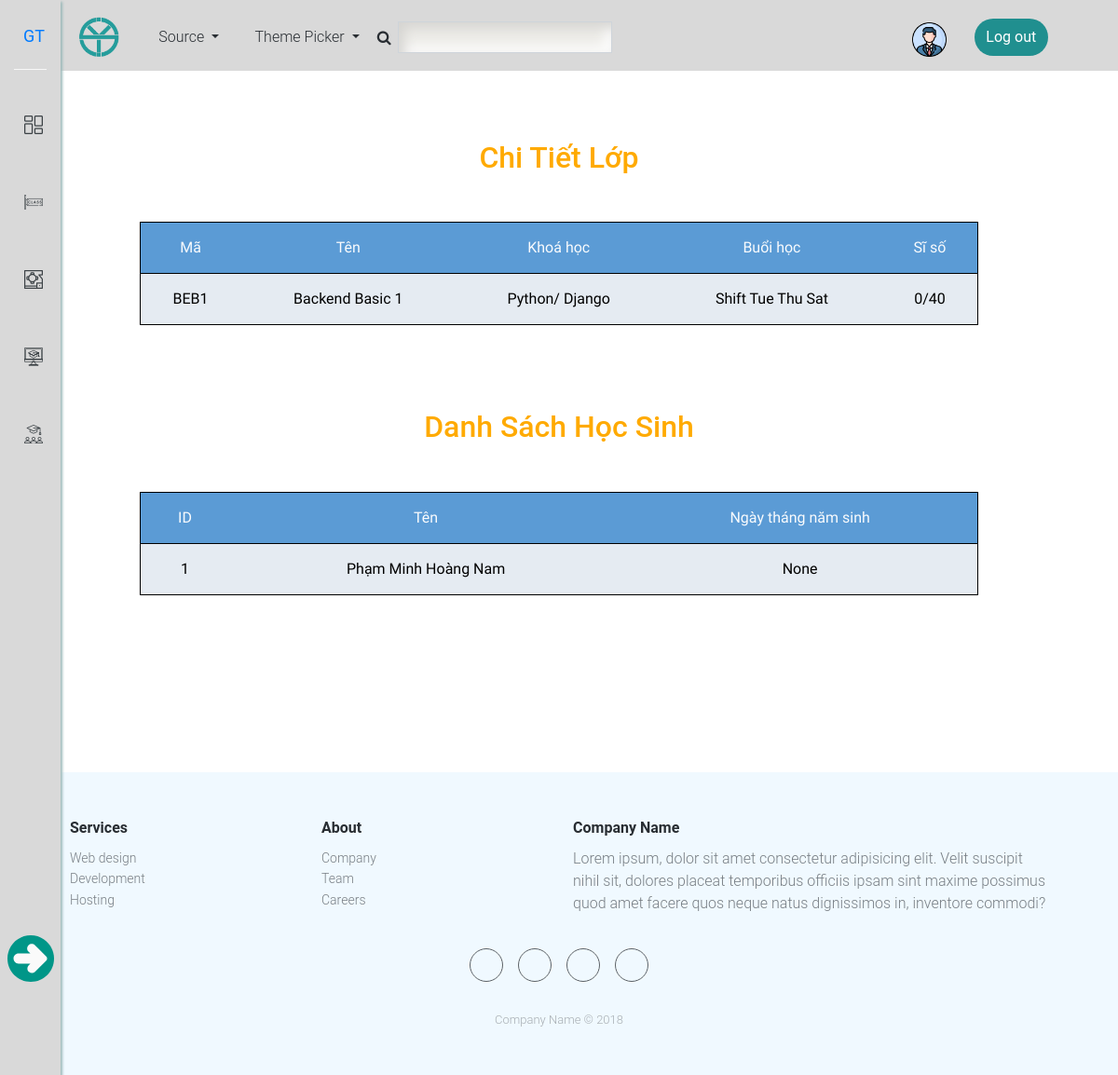
Page /class/3/ on the earlier database version.
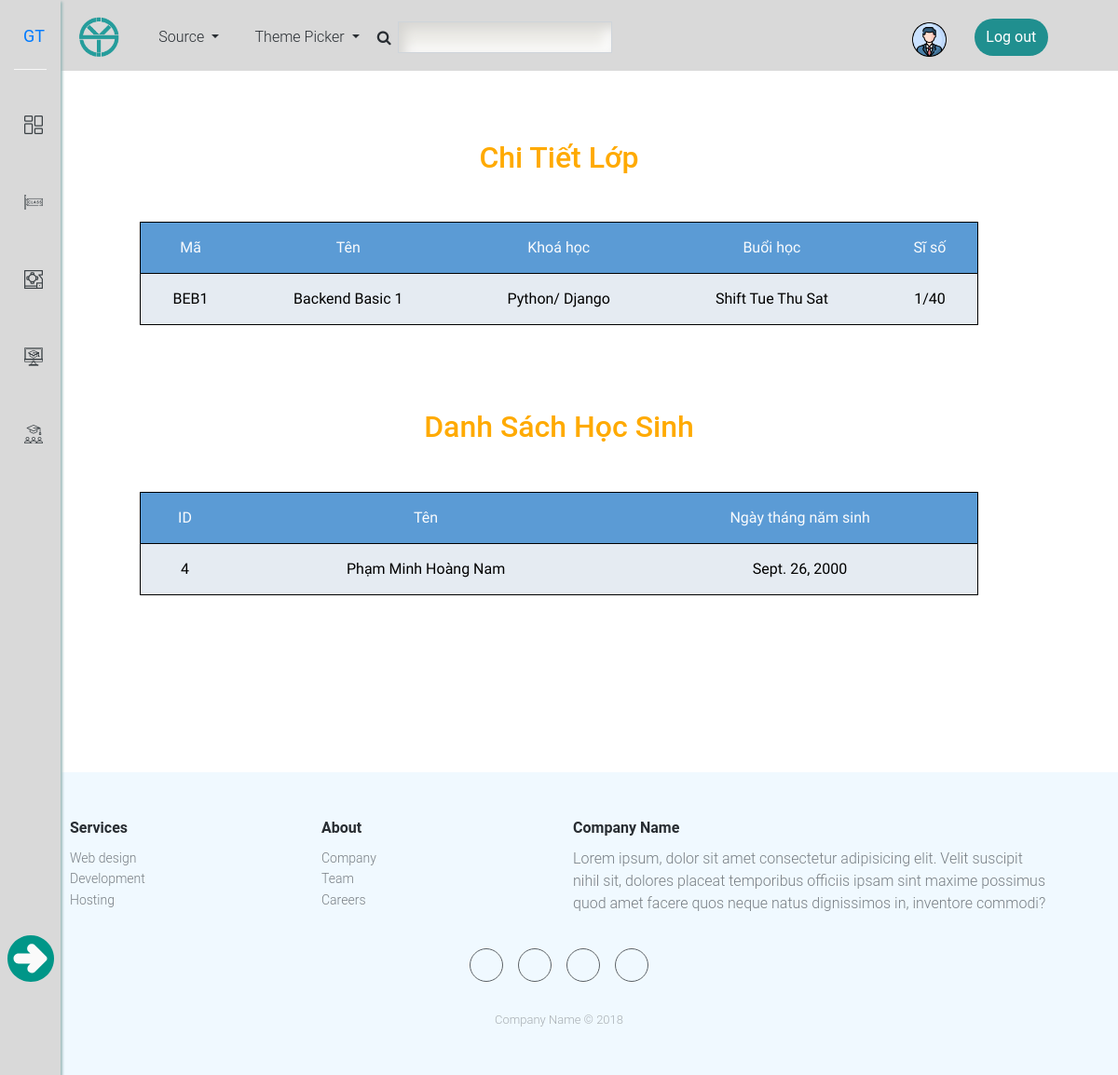
Same page on the later database version.
### core/models.py (models this page shows, shortened)
class Class(models.Model):
    slug = models.SlugField(max_length=30,default='')
    name = models.CharField(default='',max_length=255)
    number = models.IntegerField(default=0)
    number_student = models.IntegerField(default=0)
    course = models.ForeignKey(Course, on_delete=models.CASCADE, related_name="courses")
    duration = models.IntegerField(default=0)
    day = models.CharField(choices=SCHEDULE_CHOICES, max_length=4) # buổi học
    status = models.CharField(choices=STATUS_CHOICES, max_length=8, default="WAITING")

class Course(models.Model):
    name = models.CharField(default='',max_length=255)
    duration = models.IntegerField(choices=DURATION_CHOICES, default=3)
    def __str__(self):
        return self.name

class Student(models.Model):
    user = models.ForeignKey(User,on_delete=models.CASCADE, related_name="users",blank=True, null=True )
    name = models.CharField(default='',max_length=255)
    birth = models.DateField(blank=True, null=True)
    phone = models.CharField(default='',null=True,blank=True,max_length=13)
    classes = models.ManyToManyField(Class, blank=True, null=True , related_name="students")

### core/views.py (the view)
# urls.py: path('class/<int:pk>/', views.detail_class, name="detail_class"),
def detail_class(request, pk):
    cl = Class.objects.get(pk = pk)
    stds = cl.students.all()
    context = {
        'class':cl,
        'students':stds,
    }
    return render(request, 'core/detail_class.html', context)

### core/templates/core/detail_class.html (shortened to what this page needs)
{% extends 'core/base.html' %}
{% load static %}
{% block head %}
<link rel="stylesheet" href="{% static 'css/css/classes.css' %}">
{% endblock head %}
{% block contain %}
<div class="class-wrapper">
    <h2>Chi tiết lớp</h2>
    <div class="view">
        <table class="custom-table">
            <tr class="tr-title">
                <th>Mã</th>
                <th>Tên</th>
                <th>Khoá học</th>
                <th>Buổi học</th>
                <th>Sĩ số</th>
            </tr>
            <tr>
                <td>{{class.slug}}</td>
                <td>{{class.name}}</td>
                <td>{{class.course}}</td>
                <td>{{class.get_day_display}}</td>
                <td>{{class.number_student}}/{{class.number}}</td>
            </tr>
        </table>
    </div>
    <h2>Danh sách học sinh</h2>
    <div class="view">
        <table class="custom-table">
            <tr class="tr-title">
                <th>ID</th>
                <th>Tên</th>
                <th>Ngày tháng năm sinh</th>
            </tr>
            {% for std in students %}
            <tr>
                <td>{{std.id}}</td>
                <td>{{std.name}}</td>
                <td>{{std.birth}}</td>
            </tr>
            {% endfor %}
        </table>
    </div>
</div>
{% endblock contain %}

### core/templates/core/base.html (shortened to what this page needs)
{% load static %}
<!DOCTYPE html>
<html>
<head>
    <link rel="stylesheet" href="https://maxcdn.bootstrapcdn.com/bootstrap/4.5.2/css/bootstrap.min.css">
    <link rel="stylesheet" href="https://cdnjs.cloudflare.com/ajax/libs/ionicons/2.0.1/css/ionicons.min.css" />
    <link rel="stylesheet" href="https://cdnjs.cloudflare.com/ajax/libs/font-awesome/4.7.0/css/font-awesome.min.css" />
    <link rel="stylesheet" href="{% static 'icon/font/flaticon.css' %}" />
    <link rel="stylesheet" href="{% static 'css/css/header.css' %}" />
    <link rel="stylesheet" href="{% static 'css/css/footer.css' %}" />
    <link rel="stylesheet" href="{% static 'css/css/menu.css' %}" />
    {% block head %}
    {% endblock head %}
</head>
<body>
    <div class="header-dark">
        <nav class="navbar navbar-dark navbar-expand-md navigation-clean-search">
            <div class="container">
                <a class="navbar-brand" href="#"><img src="{% static 'img/logo.jpg' %}"></a>
                <div class="collapse navbar-collapse" id="navcol-1">
                    <ul class="nav navbar-nav">
                        <li class="dropdown">
                            <a class="dropdown-toggle nav-link dropdown-toggle" data-toggle="dropdown"
                                aria-expanded="false" href="#">Source
                            </a>
                        </li>
                        <li class="dropdown">
                            <a class="dropdown-toggle nav-link dropdown-toggle" data-toggle="dropdown"
                                aria-expanded="false" href="#">Theme Picker
                            </a>
                        </li>
                    </ul>
                    <form class="form-inline mr-auto">
                        <div class="form-group">
                            <label for="search-field"><i class="fa fa-search"></i></label>
                            <input class="" type="search" id="search-field" autocomplete="off" name="search" />
                        </div>
                    </form>
                    <span class="navbar-text">
                        <a href="#" class="userName">
                            <img src="{% static 'img/user.png' %}">
                        </a>
                    </span>
                    <a class="btn action-button log-out" role="button" href="{% url 'logout' %}">Log out</a>
                </div>
            </div>
        </nav>
    </div>
    <div class="menu-dark">
        <div class="menu-wrapper">
            {% if user.is_staff %}
            <div class="logo">
                <a href="{% url 'index' %}" class="gt mini"> GT </a>
                <a href="{% url 'index' %}" class="gt normal out"> GENNY TEAM</a>
            </div>
            <ul class="nav">
                <li class="nav-item">
                    <a href="{% url 'index' %}" class="nav-link">
                        <i class="flaticon flaticon-dashboard"></i>
                        <p class="out">Dashboard</p>
                    </a>
                </li>
                <li class="nav-item">
                    <a href="{% url 'classes' %}" class="nav-link">
                        <i class="flaticon flaticon-class"></i>
                        <p class="out">Classes</p>
                    </a>
                </li>
                <li class="nav-item">
                    <a href="{% url 'rooms' %}" class="nav-link">
                        <i class="flaticon flaticon-blueprint"></i>
                        <p class="out">Rooms</p>
                    </a>
                </li>
                <li class="nav-item">
                    <a href="{% url 'courses' %}" class="nav-link">
                        <i class="flaticon flaticon-online-course"></i>
                        <p class="out">Courses</p>
                    </a>
                </li>
                <li class="nav-item">
                    <a href="{% url 'students' %}" class="nav-link">
                        <i class="flaticon flaticon-graduation"></i>
                        <p class="out">Students</p>
                    </a>
                </li>
            </ul>
            <div class="oc-btn">
                <svg class="svg-oc-btn" xmlns="http://www.w3.org/2000/svg" xmlns:xlink="http://www.w3.org/1999/xlink"
                    version="1.1" id="Capa_1" x="0px" y="0px" viewBox="0 0 490.667 490.667"
                    style="enable-background: new 0 0 490.667 490.667" xml:space="preserve">
                    <path style="fill: #009688"
                        d="M245.333,0C109.839,0,0,109.839,0,245.333s109.839,245.333,245.333,245.333  s245.333-109.839,245.333-245.333C490.514,109.903,380.764,0.153,245.333,0z" />
                    <path style="fill: #fafafa"
                        d="M290.133,104.533c-19.139-18.289-49.277-18.289-68.416,0c-18.893,18.881-18.902,49.503-0.021,68.395  c0.007,0.007,0.014,0.014,0.021,0.021l19.2,19.2H117.333C87.878,192.149,64,216.027,64,245.483  c0,29.455,23.878,53.333,53.333,53.333h123.584l-19.2,19.2c-17.522,20.175-15.371,50.734,4.804,68.257  c18.259,15.858,45.423,15.799,63.612-0.139l118.251-118.251c12.492-12.496,12.492-32.752,0-45.248L290.133,104.533z" />
                    <g></g>
                    <g></g>
                    <g></g>
                    <g></g>
                    <g></g>
                    <g></g>
                    <g></g>
                    <g></g>
                    <g></g>
                    <g></g>
                    <g></g>
                    <g></g>
                    <g></g>
                    <g></g>
                    <g></g>
                </svg>
            </div>
            {% else %}
            <div class="logo">
                <a href="{% url 'index' %}" class="gt mini"> GT </a>
            </div>
            <ul class="nav">
                <li class="nav-item">
                    <a href="{% url 'index' %}" class="nav-link">
                        <i class="flaticon flaticon-dashboard"></i>
                    </a>
                </li>
                <li class="nav-item">
                    <a href="{% url 'profile' %}" class="nav-link">
                        <i class="flaticon flaticon-class"></i>
                    </a>
                </li>
                <li class="nav-item">
                    <a href="#" class="nav-link">
                        <i class="flaticon flaticon-blueprint"></i>
                    </a>
                </li>
                <li class="nav-item">
                    <a href="#" class="nav-link">
                        <i class="flaticon flaticon-online-course"></i>
                    </a>
                </li>
                <li class="nav-item">
                    <a href="#" class="nav-link">
                        <i class="flaticon flaticon-graduation"></i>
                    </a>
                </li>
            </ul>
            <div class="oc-btn">
            </div>
            {% endif %}
        </div>
    </div>
    {% block contain %}{% endblock contain %}
    <div class="footer-dark">
        <footer>
            <div class="container">
                <div class="row">
                    <div class="col-sm-6 col-md-3 item">
                        <h3>Services</h3>
                        <ul>
                            <li><a href="#">Web design</a></li>
                            <li><a href="#">Development</a></li>
                            <li><a href="#">Hosting</a></li>
                        </ul>
                    </div>
                    <div class="col-sm-6 col-md-3 item">
                        <h3>About</h3>
                        <ul>
                            <li><a href="#">Company</a></li>
                            <li><a href="#">Team</a></li>
                            <li><a href="#">Careers</a></li>
                        </ul>
                    </div>
                    <div class="col-md-6 item text">
                        <h3>Company Name</h3>
                        <p>
                            Lorem ipsum, dolor sit amet consectetur adipisicing elit. Velit
                            suscipit nihil sit, dolores placeat temporibus officiis ipsam
                            sint maxime possimus quod amet facere quos neque natus
                            dignissimos in, inventore commodi?
                        </p>
                    </div>
                    <div class="col item social">
                        <a href="#"></a><a href="#"></a><a href="#"></a><a href="#"></a>
                    </div>
                </div>
                <p class="copyright">Company Name © 2018</p>
            </div>
        </footer>
    </div>
</body>
</html>

### static/css/css/header.css (style rules this page uses)
.header-dark { color: #f0f9ff; background-color: #282d32; padding: 10px; padding-bottom: 20px; max-height: 76px; position: fixed; left: 0; right: 0; position: fixed; z-index: 1; top: 0; }
.form-group input { outline: none; margin-left: 7px; padding: 4px; color: #495057; background-color: #edece8; background-clip: padding-box; border: 1px solid #ced4da; box-shadow: inset 6px 6px 13px #d5d4d1, inset -6px -6px 13px #ffffff; }
.container { max-width: 1080px; }
.header-dark .navbar { background: transparent; padding-top: 0; padding-bottom: 0; color: #fff; border-radius: 0; box-shadow: none; border: none; }
.header-dark .navbar .navbar-brand { font-weight: bold; color: inherit; padding: 0; }
.header-dark .navbar .navbar-brand img { height: 60px; }
.header-dark .navbar .navbar-collapse span { margin-top: 5px; }
.header-dark .navbar .navbar-collapse span .userName { color: #d9d9d9; margin-right: 30px; text-decoration: none; margin-left: 4px; }
.header-dark .navbar .navbar-collapse span .userName img { height: 37px; }
.header-dark .navbar .navbar-collapse, .header-dark .navbar .form-inline { border-color: #636363; }
@media (min-width: 992px) { .header-dark .navbar.navbar .navbar-nav .nav-link { padding-left: 1.2rem; padding-right: 1.2rem; } }
.header-dark .navbar.navbar-dark .navbar-nav .nav-link { color: #d9d9d9; }
.header-dark .navbar .action-button, .header-dark .navbar .action-button:active { background: #208f8f; border-radius: 20px; font-size: inherit; color: #fff; box-shadow: none; border: none; text-shadow: none; padding: 0.5rem 0.8rem; transition: background-color 0.25s; }
.header-dark .navbar .form-inline label i { color: #ccc; }

### static/css/css/footer.css (style rules this page uses)
.footer-dark { padding: 50px 0; color: #f0f9ff; background-color: #282d32; }
.footer-dark h3 { margin-top: 0; margin-bottom: 12px; font-weight: bold; font-size: 16px; }
.footer-dark ul { padding: 0; list-style: none; line-height: 1.6; font-size: 14px; margin-bottom: 0; }
.footer-dark ul a { color: inherit; text-decoration: none; opacity: 0.6; }
.footer-dark .item.text { margin-bottom: 36px; }
.footer-dark .item.text p { opacity: 0.6; margin-bottom: 0; }
.footer-dark .item.social { text-align: center; }
.footer-dark .item.social > a { font-size: 20px; width: 36px; height: 36px; line-height: 36px; display: inline-block; text-align: center; border-radius: 50%; box-shadow: 0 0 0 1px rgba(255, 255, 255, 0.4); margin: 0 8px; color: #fff; opacity: 0.75; }
.footer-dark .copyright { text-align: center; padding-top: 24px; opacity: 0.3; font-size: 13px; margin-bottom: 0; }

Differences in the rows shown:
no longer on this page (row edited): Student: id "1", name "Phạm Minh Hoàng Nam", birth "None"
changed Class "BEB1": number_student "0" → "1"
added Student: id "4", name "Phạm Minh Hoàng Nam", birth "Sept. 26, 2000"
